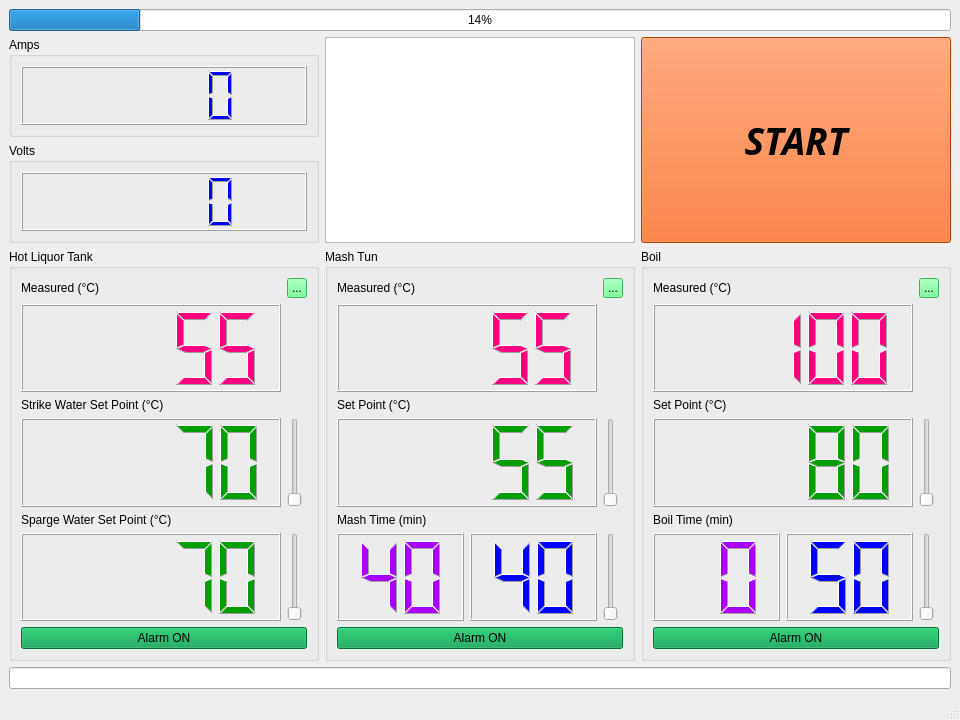
<?xml version="1.0" encoding="UTF-8"?>
<ui version="4.0">
 <class>MainWindow</class>
 <widget class="QMainWindow" name="MainWindow">
  <property name="windowModality">
   <enum>Qt::NonModal</enum>
  </property>
  <property name="enabled">
   <bool>true</bool>
  </property>
  <property name="geometry">
   <rect>
    <x>0</x>
    <y>0</y>
    <width>960</width>
    <height>720</height>
   </rect>
  </property>
  <property name="windowTitle">
   <string>RedCube Brewery</string>
  </property>
  <property name="autoFillBackground">
   <bool>false</bool>
  </property>
  <widget class="QWidget" name="centralwidget">
   <layout class="QGridLayout" name="gridLayout_3">
    <item row="1" column="0">
     <widget class="QGroupBox" name="groupBox_2">
      <property name="sizePolicy">
       <sizepolicy hsizetype="Preferred" vsizetype="Preferred">
        <horstretch>1</horstretch>
        <verstretch>0</verstretch>
       </sizepolicy>
      </property>
      <property name="maximumSize">
       <size>
        <width>16777215</width>
        <height>100</height>
       </size>
      </property>
      <property name="title">
       <string>Amps</string>
      </property>
      <layout class="QGridLayout" name="gridLayout_2">
       <item row="0" column="0">
        <widget class="QLCDNumber" name="lcdNumber_3">
         <property name="palette">
          <palette>
           <active>
            <colorrole role="WindowText">
             <brush brushstyle="SolidPattern">
              <color alpha="255">
               <red>0</red>
               <green>0</green>
               <blue>255</blue>
              </color>
             </brush>
            </colorrole>
           </active>
           <inactive>
            <colorrole role="WindowText">
             <brush brushstyle="SolidPattern">
              <color alpha="255">
               <red>0</red>
               <green>0</green>
               <blue>255</blue>
              </color>
             </brush>
            </colorrole>
           </inactive>
           <disabled>
            <colorrole role="WindowText">
             <brush brushstyle="SolidPattern">
              <color alpha="255">
               <red>120</red>
               <green>120</green>
               <blue>120</blue>
              </color>
             </brush>
            </colorrole>
           </disabled>
          </palette>
         </property>
        </widget>
       </item>
      </layout>
     </widget>
    </item>
    <item row="2" column="0">
     <widget class="QGroupBox" name="groupBox">
      <property name="maximumSize">
       <size>
        <width>16777215</width>
        <height>100</height>
       </size>
      </property>
      <property name="title">
       <string>Volts</string>
      </property>
      <layout class="QGridLayout" name="gridLayout">
       <item row="0" column="0">
        <widget class="QLCDNumber" name="lcdNumber_2">
         <property name="palette">
          <palette>
           <active>
            <colorrole role="WindowText">
             <brush brushstyle="SolidPattern">
              <color alpha="255">
               <red>0</red>
               <green>0</green>
               <blue>255</blue>
              </color>
             </brush>
            </colorrole>
           </active>
           <inactive>
            <colorrole role="WindowText">
             <brush brushstyle="SolidPattern">
              <color alpha="255">
               <red>0</red>
               <green>0</green>
               <blue>255</blue>
              </color>
             </brush>
            </colorrole>
           </inactive>
           <disabled>
            <colorrole role="WindowText">
             <brush brushstyle="SolidPattern">
              <color alpha="255">
               <red>120</red>
               <green>120</green>
               <blue>120</blue>
              </color>
             </brush>
            </colorrole>
           </disabled>
          </palette>
         </property>
        </widget>
       </item>
      </layout>
     </widget>
    </item>
    <item row="3" column="0">
     <widget class="QGroupBox" name="pb_hlt">
      <property name="title">
       <string>Hot Liquor Tank</string>
      </property>
      <layout class="QGridLayout" name="gridLayout_6">
       <item row="0" column="0">
        <widget class="QLabel" name="label_9">
         <property name="sizePolicy">
          <sizepolicy hsizetype="Preferred" vsizetype="Fixed">
           <horstretch>0</horstretch>
           <verstretch>0</verstretch>
          </sizepolicy>
         </property>
         <property name="text">
          <string>Measured (°C)</string>
         </property>
        </widget>
       </item>
       <item row="5" column="0">
        <widget class="QLCDNumber" name="lcd_sparge_set">
         <property name="palette">
          <palette>
           <active>
            <colorrole role="WindowText">
             <brush brushstyle="SolidPattern">
              <color alpha="255">
               <red>0</red>
               <green>158</green>
               <blue>0</blue>
              </color>
             </brush>
            </colorrole>
           </active>
           <inactive>
            <colorrole role="WindowText">
             <brush brushstyle="SolidPattern">
              <color alpha="255">
               <red>0</red>
               <green>158</green>
               <blue>0</blue>
              </color>
             </brush>
            </colorrole>
           </inactive>
           <disabled>
            <colorrole role="WindowText">
             <brush brushstyle="SolidPattern">
              <color alpha="255">
               <red>120</red>
               <green>120</green>
               <blue>120</blue>
              </color>
             </brush>
            </colorrole>
           </disabled>
          </palette>
         </property>
         <property name="lineWidth">
          <number>1</number>
         </property>
         <property name="smallDecimalPoint">
          <bool>false</bool>
         </property>
         <property name="digitCount">
          <number>5</number>
         </property>
         <property name="mode">
          <enum>QLCDNumber::Dec</enum>
         </property>
         <property name="value" stdset="0">
          <double>70.000000000000000</double>
         </property>
         <property name="intValue" stdset="0">
          <number>70</number>
         </property>
        </widget>
       </item>
       <item row="3" column="1">
        <widget class="QSlider" name="sldr_strike_set">
         <property name="sizePolicy">
          <sizepolicy hsizetype="Fixed" vsizetype="Preferred">
           <horstretch>0</horstretch>
           <verstretch>0</verstretch>
          </sizepolicy>
         </property>
         <property name="minimum">
          <number>70</number>
         </property>
         <property name="maximum">
          <number>100</number>
         </property>
         <property name="orientation">
          <enum>Qt::Vertical</enum>
         </property>
        </widget>
       </item>
       <item row="6" column="0" colspan="2">
        <widget class="QPushButton" name="alarmbtn_hlt">
         <property name="styleSheet">
          <string notr="true">background-color: rgb(0, 154, 74);</string>
         </property>
         <property name="text">
          <string>Alarm ON</string>
         </property>
         <property name="checkable">
          <bool>true</bool>
         </property>
         <property name="checked">
          <bool>false</bool>
         </property>
         <property name="autoRepeat">
          <bool>true</bool>
         </property>
         <property name="autoExclusive">
          <bool>true</bool>
         </property>
        </widget>
       </item>
       <item row="0" column="1">
        <widget class="QToolButton" name="alarm_hlt">
         <property name="maximumSize">
          <size>
           <width>20</width>
           <height>20</height>
          </size>
         </property>
         <property name="styleSheet">
          <string notr="true">background-color: rgb(85, 255, 127);</string>
         </property>
         <property name="text">
          <string>...</string>
         </property>
        </widget>
       </item>
       <item row="3" column="0">
        <widget class="QLCDNumber" name="lcd_strike_set">
         <property name="palette">
          <palette>
           <active>
            <colorrole role="WindowText">
             <brush brushstyle="SolidPattern">
              <color alpha="255">
               <red>0</red>
               <green>158</green>
               <blue>0</blue>
              </color>
             </brush>
            </colorrole>
           </active>
           <inactive>
            <colorrole role="WindowText">
             <brush brushstyle="SolidPattern">
              <color alpha="255">
               <red>0</red>
               <green>158</green>
               <blue>0</blue>
              </color>
             </brush>
            </colorrole>
           </inactive>
           <disabled>
            <colorrole role="WindowText">
             <brush brushstyle="SolidPattern">
              <color alpha="255">
               <red>120</red>
               <green>120</green>
               <blue>120</blue>
              </color>
             </brush>
            </colorrole>
           </disabled>
          </palette>
         </property>
         <property name="lineWidth">
          <number>1</number>
         </property>
         <property name="smallDecimalPoint">
          <bool>false</bool>
         </property>
         <property name="digitCount">
          <number>5</number>
         </property>
         <property name="mode">
          <enum>QLCDNumber::Dec</enum>
         </property>
         <property name="value" stdset="0">
          <double>70.000000000000000</double>
         </property>
         <property name="intValue" stdset="0">
          <number>70</number>
         </property>
        </widget>
       </item>
       <item row="1" column="0">
        <widget class="QLCDNumber" name="lcd_hlt_meas">
         <property name="sizePolicy">
          <sizepolicy hsizetype="Preferred" vsizetype="Preferred">
           <horstretch>0</horstretch>
           <verstretch>0</verstretch>
          </sizepolicy>
         </property>
         <property name="sizeIncrement">
          <size>
           <width>0</width>
           <height>0</height>
          </size>
         </property>
         <property name="palette">
          <palette>
           <active>
            <colorrole role="WindowText">
             <brush brushstyle="SolidPattern">
              <color alpha="255">
               <red>255</red>
               <green>0</green>
               <blue>127</blue>
              </color>
             </brush>
            </colorrole>
           </active>
           <inactive>
            <colorrole role="WindowText">
             <brush brushstyle="SolidPattern">
              <color alpha="255">
               <red>255</red>
               <green>0</green>
               <blue>127</blue>
              </color>
             </brush>
            </colorrole>
           </inactive>
           <disabled>
            <colorrole role="WindowText">
             <brush brushstyle="SolidPattern">
              <color alpha="255">
               <red>120</red>
               <green>120</green>
               <blue>120</blue>
              </color>
             </brush>
            </colorrole>
           </disabled>
          </palette>
         </property>
         <property name="value" stdset="0">
          <double>55.000000000000000</double>
         </property>
        </widget>
       </item>
       <item row="4" column="0" colspan="2">
        <widget class="QLabel" name="label_7">
         <property name="sizePolicy">
          <sizepolicy hsizetype="Preferred" vsizetype="Fixed">
           <horstretch>0</horstretch>
           <verstretch>0</verstretch>
          </sizepolicy>
         </property>
         <property name="text">
          <string>Sparge Water Set Point (°C)</string>
         </property>
        </widget>
       </item>
       <item row="2" column="0" colspan="2">
        <widget class="QLabel" name="label_8">
         <property name="sizePolicy">
          <sizepolicy hsizetype="Preferred" vsizetype="Fixed">
           <horstretch>0</horstretch>
           <verstretch>0</verstretch>
          </sizepolicy>
         </property>
         <property name="text">
          <string>Strike Water Set Point (°C)</string>
         </property>
        </widget>
       </item>
       <item row="5" column="1">
        <widget class="QSlider" name="sldr_sparge_set">
         <property name="sizePolicy">
          <sizepolicy hsizetype="Fixed" vsizetype="Preferred">
           <horstretch>0</horstretch>
           <verstretch>0</verstretch>
          </sizepolicy>
         </property>
         <property name="minimum">
          <number>70</number>
         </property>
         <property name="maximum">
          <number>100</number>
         </property>
         <property name="orientation">
          <enum>Qt::Vertical</enum>
         </property>
        </widget>
       </item>
      </layout>
     </widget>
    </item>
    <item row="3" column="1">
     <widget class="QGroupBox" name="pb_mash">
      <property name="title">
       <string>Mash Tun</string>
      </property>
      <layout class="QGridLayout" name="gridLayout_4">
       <item row="5" column="1">
        <widget class="QLCDNumber" name="lcd_mash_time">
         <property name="palette">
          <palette>
           <active>
            <colorrole role="WindowText">
             <brush brushstyle="SolidPattern">
              <color alpha="255">
               <red>0</red>
               <green>0</green>
               <blue>255</blue>
              </color>
             </brush>
            </colorrole>
           </active>
           <inactive>
            <colorrole role="WindowText">
             <brush brushstyle="SolidPattern">
              <color alpha="255">
               <red>0</red>
               <green>0</green>
               <blue>255</blue>
              </color>
             </brush>
            </colorrole>
           </inactive>
           <disabled>
            <colorrole role="WindowText">
             <brush brushstyle="SolidPattern">
              <color alpha="255">
               <red>120</red>
               <green>120</green>
               <blue>120</blue>
              </color>
             </brush>
            </colorrole>
           </disabled>
          </palette>
         </property>
         <property name="lineWidth">
          <number>1</number>
         </property>
         <property name="smallDecimalPoint">
          <bool>false</bool>
         </property>
         <property name="digitCount">
          <number>2</number>
         </property>
         <property name="mode">
          <enum>QLCDNumber::Dec</enum>
         </property>
         <property name="value" stdset="0">
          <double>40.000000000000000</double>
         </property>
         <property name="intValue" stdset="0">
          <number>40</number>
         </property>
        </widget>
       </item>
       <item row="5" column="2">
        <widget class="QSlider" name="sldr_mash_time">
         <property name="sizePolicy">
          <sizepolicy hsizetype="Fixed" vsizetype="Preferred">
           <horstretch>0</horstretch>
           <verstretch>0</verstretch>
          </sizepolicy>
         </property>
         <property name="minimum">
          <number>40</number>
         </property>
         <property name="maximum">
          <number>80</number>
         </property>
         <property name="orientation">
          <enum>Qt::Vertical</enum>
         </property>
        </widget>
       </item>
       <item row="3" column="2">
        <widget class="QSlider" name="sldr_mash_set">
         <property name="sizePolicy">
          <sizepolicy hsizetype="Fixed" vsizetype="Preferred">
           <horstretch>0</horstretch>
           <verstretch>0</verstretch>
          </sizepolicy>
         </property>
         <property name="minimum">
          <number>55</number>
         </property>
         <property name="maximum">
          <number>75</number>
         </property>
         <property name="orientation">
          <enum>Qt::Vertical</enum>
         </property>
        </widget>
       </item>
       <item row="0" column="2">
        <widget class="QToolButton" name="alarm_mash">
         <property name="maximumSize">
          <size>
           <width>20</width>
           <height>20</height>
          </size>
         </property>
         <property name="styleSheet">
          <string notr="true">background-color: rgb(85, 255, 127);</string>
         </property>
         <property name="text">
          <string>...</string>
         </property>
        </widget>
       </item>
       <item row="5" column="0">
        <widget class="QLCDNumber" name="lcd_mash_timeleft">
         <property name="palette">
          <palette>
           <active>
            <colorrole role="WindowText">
             <brush brushstyle="SolidPattern">
              <color alpha="255">
               <red>170</red>
               <green>0</green>
               <blue>255</blue>
              </color>
             </brush>
            </colorrole>
           </active>
           <inactive>
            <colorrole role="WindowText">
             <brush brushstyle="SolidPattern">
              <color alpha="255">
               <red>170</red>
               <green>0</green>
               <blue>255</blue>
              </color>
             </brush>
            </colorrole>
           </inactive>
           <disabled>
            <colorrole role="WindowText">
             <brush brushstyle="SolidPattern">
              <color alpha="255">
               <red>120</red>
               <green>120</green>
               <blue>120</blue>
              </color>
             </brush>
            </colorrole>
           </disabled>
          </palette>
         </property>
         <property name="digitCount">
          <number>2</number>
         </property>
         <property name="value" stdset="0">
          <double>40.000000000000000</double>
         </property>
        </widget>
       </item>
       <item row="3" column="0" colspan="2">
        <widget class="QLCDNumber" name="lcd_mash_set">
         <property name="palette">
          <palette>
           <active>
            <colorrole role="WindowText">
             <brush brushstyle="SolidPattern">
              <color alpha="255">
               <red>0</red>
               <green>158</green>
               <blue>0</blue>
              </color>
             </brush>
            </colorrole>
           </active>
           <inactive>
            <colorrole role="WindowText">
             <brush brushstyle="SolidPattern">
              <color alpha="255">
               <red>0</red>
               <green>158</green>
               <blue>0</blue>
              </color>
             </brush>
            </colorrole>
           </inactive>
           <disabled>
            <colorrole role="WindowText">
             <brush brushstyle="SolidPattern">
              <color alpha="255">
               <red>120</red>
               <green>120</green>
               <blue>120</blue>
              </color>
             </brush>
            </colorrole>
           </disabled>
          </palette>
         </property>
         <property name="lineWidth">
          <number>1</number>
         </property>
         <property name="smallDecimalPoint">
          <bool>false</bool>
         </property>
         <property name="digitCount">
          <number>5</number>
         </property>
         <property name="mode">
          <enum>QLCDNumber::Dec</enum>
         </property>
         <property name="value" stdset="0">
          <double>55.000000000000000</double>
         </property>
         <property name="intValue" stdset="0">
          <number>55</number>
         </property>
        </widget>
       </item>
       <item row="4" column="0" colspan="3">
        <widget class="QLabel" name="label">
         <property name="sizePolicy">
          <sizepolicy hsizetype="Preferred" vsizetype="Fixed">
           <horstretch>0</horstretch>
           <verstretch>0</verstretch>
          </sizepolicy>
         </property>
         <property name="text">
          <string>Mash Time (min)</string>
         </property>
        </widget>
       </item>
       <item row="6" column="0" colspan="3">
        <widget class="QPushButton" name="alarmbtn_mash">
         <property name="styleSheet">
          <string notr="true">background-color: rgb(0, 154, 74);</string>
         </property>
         <property name="text">
          <string>Alarm ON</string>
         </property>
         <property name="checkable">
          <bool>true</bool>
         </property>
         <property name="checked">
          <bool>false</bool>
         </property>
         <property name="autoRepeat">
          <bool>true</bool>
         </property>
         <property name="autoExclusive">
          <bool>true</bool>
         </property>
        </widget>
       </item>
       <item row="1" column="0" colspan="2">
        <widget class="QLCDNumber" name="lcd_mash_meas">
         <property name="sizePolicy">
          <sizepolicy hsizetype="Preferred" vsizetype="Preferred">
           <horstretch>0</horstretch>
           <verstretch>0</verstretch>
          </sizepolicy>
         </property>
         <property name="sizeIncrement">
          <size>
           <width>0</width>
           <height>0</height>
          </size>
         </property>
         <property name="palette">
          <palette>
           <active>
            <colorrole role="WindowText">
             <brush brushstyle="SolidPattern">
              <color alpha="255">
               <red>255</red>
               <green>0</green>
               <blue>127</blue>
              </color>
             </brush>
            </colorrole>
           </active>
           <inactive>
            <colorrole role="WindowText">
             <brush brushstyle="SolidPattern">
              <color alpha="255">
               <red>255</red>
               <green>0</green>
               <blue>127</blue>
              </color>
             </brush>
            </colorrole>
           </inactive>
           <disabled>
            <colorrole role="WindowText">
             <brush brushstyle="SolidPattern">
              <color alpha="255">
               <red>120</red>
               <green>120</green>
               <blue>120</blue>
              </color>
             </brush>
            </colorrole>
           </disabled>
          </palette>
         </property>
         <property name="value" stdset="0">
          <double>55.000000000000000</double>
         </property>
        </widget>
       </item>
       <item row="2" column="0" colspan="3">
        <widget class="QLabel" name="label_4">
         <property name="sizePolicy">
          <sizepolicy hsizetype="Preferred" vsizetype="Fixed">
           <horstretch>0</horstretch>
           <verstretch>0</verstretch>
          </sizepolicy>
         </property>
         <property name="text">
          <string>Set Point (°C)</string>
         </property>
        </widget>
       </item>
       <item row="0" column="0" colspan="2">
        <widget class="QLabel" name="label_3">
         <property name="sizePolicy">
          <sizepolicy hsizetype="Preferred" vsizetype="Fixed">
           <horstretch>0</horstretch>
           <verstretch>0</verstretch>
          </sizepolicy>
         </property>
         <property name="text">
          <string>Measured (°C)</string>
         </property>
        </widget>
       </item>
      </layout>
     </widget>
    </item>
    <item row="4" column="0" colspan="3">
     <widget class="QLineEdit" name="le_debug"/>
    </item>
    <item row="0" column="0" colspan="3">
     <widget class="QProgressBar" name="progressBar">
      <property name="value">
       <number>14</number>
      </property>
      <property name="textVisible">
       <bool>true</bool>
      </property>
      <property name="invertedAppearance">
       <bool>false</bool>
      </property>
     </widget>
    </item>
    <item row="1" column="1" rowspan="2">
     <widget class="QTextBrowser" name="textBrowser">
      <property name="sizePolicy">
       <sizepolicy hsizetype="Preferred" vsizetype="Preferred">
        <horstretch>1</horstretch>
        <verstretch>0</verstretch>
       </sizepolicy>
      </property>
     </widget>
    </item>
    <item row="1" column="2" rowspan="2">
     <widget class="QPushButton" name="btn_start">
      <property name="sizePolicy">
       <sizepolicy hsizetype="Minimum" vsizetype="Preferred">
        <horstretch>1</horstretch>
        <verstretch>0</verstretch>
       </sizepolicy>
      </property>
      <property name="font">
       <font>
        <family>Segoe Print</family>
        <pointsize>28</pointsize>
        <weight>75</weight>
        <italic>true</italic>
        <bold>true</bold>
        <underline>false</underline>
        <strikeout>false</strikeout>
        <kerning>true</kerning>
       </font>
      </property>
      <property name="styleSheet">
       <string notr="true">background-color: rgb(255, 85, 0);</string>
      </property>
      <property name="text">
       <string>START</string>
      </property>
     </widget>
    </item>
    <item row="3" column="2">
     <widget class="QGroupBox" name="pb_boil">
      <property name="title">
       <string>Boil</string>
      </property>
      <layout class="QGridLayout" name="gridLayout_5">
       <item row="0" column="2">
        <widget class="QToolButton" name="alarm_boil">
         <property name="maximumSize">
          <size>
           <width>20</width>
           <height>20</height>
          </size>
         </property>
         <property name="styleSheet">
          <string notr="true">background-color: rgb(85, 255, 127);</string>
         </property>
         <property name="text">
          <string>...</string>
         </property>
        </widget>
       </item>
       <item row="3" column="2">
        <widget class="QSlider" name="sldr_boil_set">
         <property name="sizePolicy">
          <sizepolicy hsizetype="Fixed" vsizetype="Preferred">
           <horstretch>0</horstretch>
           <verstretch>0</verstretch>
          </sizepolicy>
         </property>
         <property name="minimum">
          <number>80</number>
         </property>
         <property name="maximum">
          <number>110</number>
         </property>
         <property name="orientation">
          <enum>Qt::Vertical</enum>
         </property>
        </widget>
       </item>
       <item row="5" column="0">
        <widget class="QLCDNumber" name="lcd_boil_timeleft">
         <property name="palette">
          <palette>
           <active>
            <colorrole role="WindowText">
             <brush brushstyle="SolidPattern">
              <color alpha="255">
               <red>170</red>
               <green>0</green>
               <blue>255</blue>
              </color>
             </brush>
            </colorrole>
           </active>
           <inactive>
            <colorrole role="WindowText">
             <brush brushstyle="SolidPattern">
              <color alpha="255">
               <red>170</red>
               <green>0</green>
               <blue>255</blue>
              </color>
             </brush>
            </colorrole>
           </inactive>
           <disabled>
            <colorrole role="WindowText">
             <brush brushstyle="SolidPattern">
              <color alpha="255">
               <red>120</red>
               <green>120</green>
               <blue>120</blue>
              </color>
             </brush>
            </colorrole>
           </disabled>
          </palette>
         </property>
         <property name="digitCount">
          <number>2</number>
         </property>
        </widget>
       </item>
       <item row="5" column="1">
        <widget class="QLCDNumber" name="lcd_boil_time">
         <property name="palette">
          <palette>
           <active>
            <colorrole role="WindowText">
             <brush brushstyle="SolidPattern">
              <color alpha="255">
               <red>0</red>
               <green>0</green>
               <blue>255</blue>
              </color>
             </brush>
            </colorrole>
           </active>
           <inactive>
            <colorrole role="WindowText">
             <brush brushstyle="SolidPattern">
              <color alpha="255">
               <red>0</red>
               <green>0</green>
               <blue>255</blue>
              </color>
             </brush>
            </colorrole>
           </inactive>
           <disabled>
            <colorrole role="WindowText">
             <brush brushstyle="SolidPattern">
              <color alpha="255">
               <red>120</red>
               <green>120</green>
               <blue>120</blue>
              </color>
             </brush>
            </colorrole>
           </disabled>
          </palette>
         </property>
         <property name="lineWidth">
          <number>1</number>
         </property>
         <property name="smallDecimalPoint">
          <bool>false</bool>
         </property>
         <property name="digitCount">
          <number>2</number>
         </property>
         <property name="mode">
          <enum>QLCDNumber::Dec</enum>
         </property>
         <property name="value" stdset="0">
          <double>50.000000000000000</double>
         </property>
         <property name="intValue" stdset="0">
          <number>50</number>
         </property>
        </widget>
       </item>
       <item row="5" column="2">
        <widget class="QSlider" name="sldr_boil_time">
         <property name="sizePolicy">
          <sizepolicy hsizetype="Fixed" vsizetype="Preferred">
           <horstretch>0</horstretch>
           <verstretch>0</verstretch>
          </sizepolicy>
         </property>
         <property name="minimum">
          <number>50</number>
         </property>
         <property name="maximum">
          <number>90</number>
         </property>
         <property name="orientation">
          <enum>Qt::Vertical</enum>
         </property>
        </widget>
       </item>
       <item row="6" column="0" colspan="3">
        <widget class="QPushButton" name="alarmbtn_boil">
         <property name="styleSheet">
          <string notr="true">background-color: rgb(0, 154, 74);</string>
         </property>
         <property name="text">
          <string>Alarm ON</string>
         </property>
         <property name="checkable">
          <bool>true</bool>
         </property>
         <property name="autoExclusive">
          <bool>true</bool>
         </property>
        </widget>
       </item>
       <item row="3" column="0" colspan="2">
        <widget class="QLCDNumber" name="lcd_boil_set">
         <property name="palette">
          <palette>
           <active>
            <colorrole role="WindowText">
             <brush brushstyle="SolidPattern">
              <color alpha="255">
               <red>0</red>
               <green>158</green>
               <blue>0</blue>
              </color>
             </brush>
            </colorrole>
           </active>
           <inactive>
            <colorrole role="WindowText">
             <brush brushstyle="SolidPattern">
              <color alpha="255">
               <red>0</red>
               <green>158</green>
               <blue>0</blue>
              </color>
             </brush>
            </colorrole>
           </inactive>
           <disabled>
            <colorrole role="WindowText">
             <brush brushstyle="SolidPattern">
              <color alpha="255">
               <red>120</red>
               <green>120</green>
               <blue>120</blue>
              </color>
             </brush>
            </colorrole>
           </disabled>
          </palette>
         </property>
         <property name="lineWidth">
          <number>1</number>
         </property>
         <property name="smallDecimalPoint">
          <bool>false</bool>
         </property>
         <property name="digitCount">
          <number>5</number>
         </property>
         <property name="mode">
          <enum>QLCDNumber::Dec</enum>
         </property>
         <property name="value" stdset="0">
          <double>80.000000000000000</double>
         </property>
         <property name="intValue" stdset="0">
          <number>80</number>
         </property>
        </widget>
       </item>
       <item row="4" column="0" colspan="3">
        <widget class="QLabel" name="label_2">
         <property name="sizePolicy">
          <sizepolicy hsizetype="Preferred" vsizetype="Fixed">
           <horstretch>0</horstretch>
           <verstretch>0</verstretch>
          </sizepolicy>
         </property>
         <property name="text">
          <string>Boil Time (min)</string>
         </property>
        </widget>
       </item>
       <item row="2" column="0" colspan="3">
        <widget class="QLabel" name="label_5">
         <property name="sizePolicy">
          <sizepolicy hsizetype="Preferred" vsizetype="Fixed">
           <horstretch>0</horstretch>
           <verstretch>0</verstretch>
          </sizepolicy>
         </property>
         <property name="text">
          <string>Set Point (°C)</string>
         </property>
        </widget>
       </item>
       <item row="0" column="0" colspan="2">
        <widget class="QLabel" name="label_6">
         <property name="sizePolicy">
          <sizepolicy hsizetype="Preferred" vsizetype="Fixed">
           <horstretch>0</horstretch>
           <verstretch>0</verstretch>
          </sizepolicy>
         </property>
         <property name="text">
          <string>Measured (°C)</string>
         </property>
        </widget>
       </item>
       <item row="1" column="0" colspan="2">
        <widget class="QLCDNumber" name="lcd_boil_meas">
         <property name="sizePolicy">
          <sizepolicy hsizetype="Preferred" vsizetype="Preferred">
           <horstretch>0</horstretch>
           <verstretch>0</verstretch>
          </sizepolicy>
         </property>
         <property name="sizeIncrement">
          <size>
           <width>0</width>
           <height>0</height>
          </size>
         </property>
         <property name="palette">
          <palette>
           <active>
            <colorrole role="WindowText">
             <brush brushstyle="SolidPattern">
              <color alpha="255">
               <red>255</red>
               <green>0</green>
               <blue>127</blue>
              </color>
             </brush>
            </colorrole>
           </active>
           <inactive>
            <colorrole role="WindowText">
             <brush brushstyle="SolidPattern">
              <color alpha="255">
               <red>255</red>
               <green>0</green>
               <blue>127</blue>
              </color>
             </brush>
            </colorrole>
           </inactive>
           <disabled>
            <colorrole role="WindowText">
             <brush brushstyle="SolidPattern">
              <color alpha="255">
               <red>120</red>
               <green>120</green>
               <blue>120</blue>
              </color>
             </brush>
            </colorrole>
           </disabled>
          </palette>
         </property>
         <property name="value" stdset="0">
          <double>100.000000000000000</double>
         </property>
        </widget>
       </item>
      </layout>
     </widget>
    </item>
   </layout>
   <zorder>pb_mash</zorder>
   <zorder>progressBar</zorder>
   <zorder>groupBox</zorder>
   <zorder>groupBox_2</zorder>
   <zorder>pb_boil</zorder>
   <zorder>le_debug</zorder>
   <zorder>pb_hlt</zorder>
   <zorder>textBrowser</zorder>
   <zorder>btn_start</zorder>
  </widget>
  <widget class="QMenuBar" name="menubar">
   <property name="geometry">
    <rect>
     <x>0</x>
     <y>0</y>
     <width>960</width>
     <height>26</height>
    </rect>
   </property>
  </widget>
  <widget class="QStatusBar" name="statusbar"/>
 </widget>
 <resources/>
 <connections>
  <connection>
   <sender>sldr_mash_set</sender>
   <signal>valueChanged(int)</signal>
   <receiver>lcd_mash_set</receiver>
   <slot>display(int)</slot>
   <hints>
    <hint type="sourcelabel">
     <x>620</x>
     <y>480</y>
    </hint>
    <hint type="destinationlabel">
     <x>594</x>
     <y>480</y>
    </hint>
   </hints>
  </connection>
  <connection>
   <sender>sldr_mash_time</sender>
   <signal>valueChanged(int)</signal>
   <receiver>lcd_mash_time</receiver>
   <slot>display(int)</slot>
   <hints>
    <hint type="sourcelabel">
     <x>607</x>
     <y>590</y>
    </hint>
    <hint type="destinationlabel">
     <x>558</x>
     <y>590</y>
    </hint>
   </hints>
  </connection>
  <connection>
   <sender>sldr_boil_time</sender>
   <signal>valueChanged(int)</signal>
   <receiver>lcd_boil_time</receiver>
   <slot>display(int)</slot>
   <hints>
    <hint type="sourcelabel">
     <x>926</x>
     <y>595</y>
    </hint>
    <hint type="destinationlabel">
     <x>879</x>
     <y>594</y>
    </hint>
   </hints>
  </connection>
  <connection>
   <sender>sldr_boil_set</sender>
   <signal>valueChanged(int)</signal>
   <receiver>lcd_boil_set</receiver>
   <slot>display(int)</slot>
   <hints>
    <hint type="sourcelabel">
     <x>926</x>
     <y>467</y>
    </hint>
    <hint type="destinationlabel">
     <x>869</x>
     <y>469</y>
    </hint>
   </hints>
  </connection>
  <connection>
   <sender>sldr_sparge_set</sender>
   <signal>valueChanged(int)</signal>
   <receiver>lcd_sparge_set</receiver>
   <slot>display(int)</slot>
   <hints>
    <hint type="sourcelabel">
     <x>292</x>
     <y>544</y>
    </hint>
    <hint type="destinationlabel">
     <x>251</x>
     <y>551</y>
    </hint>
   </hints>
  </connection>
  <connection>
   <sender>sldr_strike_set</sender>
   <signal>valueChanged(int)</signal>
   <receiver>lcd_strike_set</receiver>
   <slot>display(int)</slot>
   <hints>
    <hint type="sourcelabel">
     <x>288</x>
     <y>428</y>
    </hint>
    <hint type="destinationlabel">
     <x>197</x>
     <y>451</y>
    </hint>
   </hints>
  </connection>
 </connections>
</ui>
